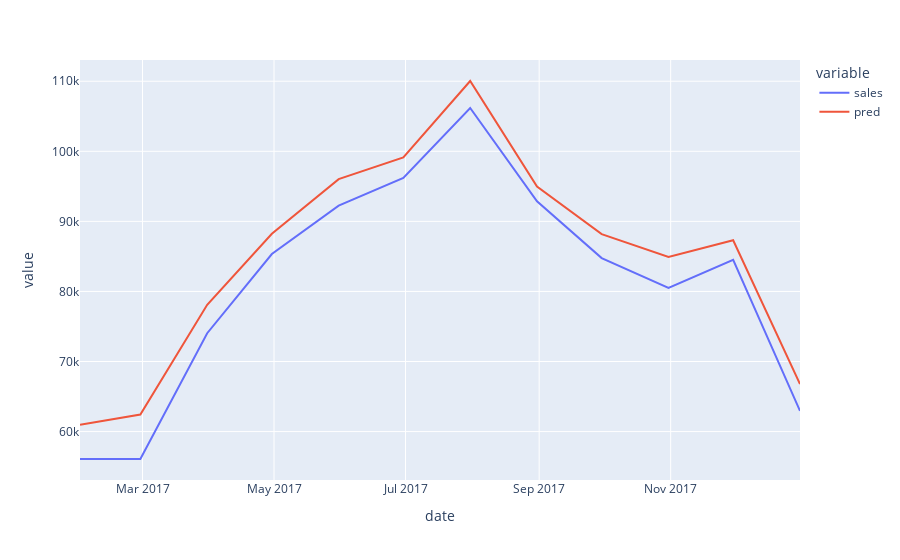

The notebook cell saved with this chart:
### Code cell
fig = arima_model.plot_diagnostics(lags=20, figsize=(12,12))
plt.show()
preds, conf_int = arima_model.predict(n_periods=test.shape[0], return_conf_int=True)
test['pred'] = preds
fig = px.line(test.reset_index(), x='date', y=['sales','pred'])
fig.show()

### Figure 1 — Plotly figure (JSON) as saved in the notebook; plotly's stock layout.template omitted (floating-point values rounded to 4 significant figures)
{"data": [{"hovertemplate": "variable=sales<br>date=%{x}<br>value=%{y}<extra></extra>", "legendgroup": "sales", "line": {"color": "#636efa", "dash": "solid"}, "mode": "lines", "name": "sales", "orientation": "v", "showlegend": true, "type": "scatter", "x": ["2017-01-31T00:00:00", "2017-02-28T00:00:00", "2017-03-31T00:00:00", "2017-04-30T00:00:00", "2017-05-31T00:00:00", "2017-06-30T00:00:00", "2017-07-31T00:00:00", "2017-08-31T00:00:00", "2017-09-30T00:00:00", "2017-10-31T00:00:00", "2017-11-30T00:00:00", "2017-12-31T00:00:00"], "xaxis": "x", "y": [56086, 56098, 74037, 85338, 92248, 96188, 106187, 92856, 84759, 80519, 84500, 62958], "yaxis": "y"}, {"hovertemplate": "variable=pred<br>date=%{x}<br>value=%{y}<extra></extra>", "legendgroup": "pred", "line": {"color": "#EF553B", "dash": "solid"}, "mode": "lines", "name": "pred", "orientation": "v", "showlegend": true, "type": "scatter", "x": ["2017-01-31T00:00:00", "2017-02-28T00:00:00", "2017-03-31T00:00:00", "2017-04-30T00:00:00", "2017-05-31T00:00:00", "2017-06-30T00:00:00", "2017-07-31T00:00:00", "2017-08-31T00:00:00", "2017-09-30T00:00:00", "2017-10-31T00:00:00", "2017-11-30T00:00:00", "2017-12-31T00:00:00"], "xaxis": "x", "y": [60960.0, 62440.0, 78090.0, 88230.0, 96020.0, 99120.0, 110000.0, 94970.0, 88190.0, 84910.0, 87300.0, 66790.0], "yaxis": "y"}], "layout": {"autosize": true, "legend": {"title": {"text": "variable"}, "tracegroupgap": 0}, "margin": {"t": 60}, "xaxis": {"anchor": "y", "autorange": true, "domain": [0, 1], "range": ["2017-01-31", "2017-12-31"], "title": {"text": "date"}, "type": "date"}, "yaxis": {"anchor": "x", "autorange": true, "domain": [0, 1], "range": [53090.0, 113000.0], "title": {"text": "value"}, "type": "linear"}}}
